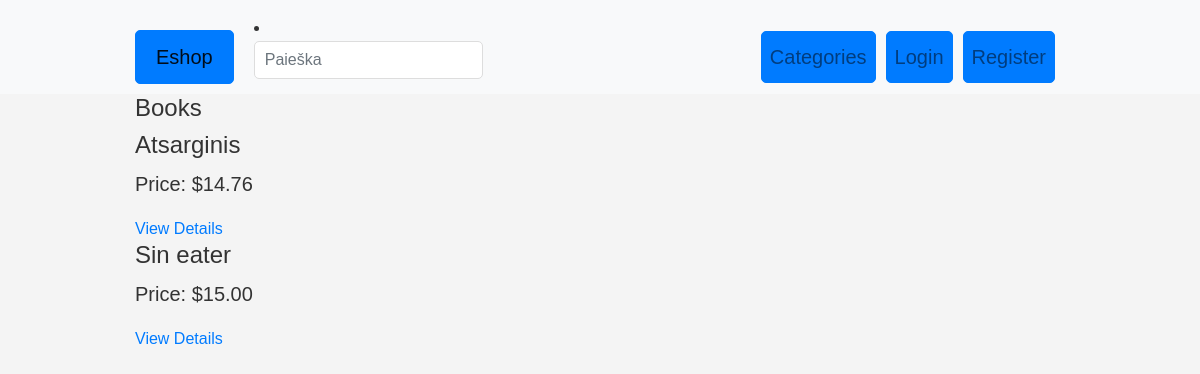
The app's page /category/2/ with its own data.
### eshopas_app/models.py (models this page shows, shortened)
class Category(models.Model):
    name = models.CharField(max_length=100)
    type = models.SlugField(max_length=100, unique=True)
    description = models.TextField(blank=True)

class Product(models.Model):
    product_id = models.IntegerField(default=0)
    name = models.CharField(max_length=100)
    price = models.DecimalField(max_digits=10, decimal_places=2)
    category = models.ForeignKey(Category, on_delete=models.CASCADE, default=1)
    image = models.ImageField(upload_to='product_images/', blank=True, null=True)
    thumbnail = ImageSpecField(source='image', processors=[ResizeToFill(150, 200)], format='JPEG', options={'quality': 90})
    is_featured = models.BooleanField(default=True)
    stock = models.PositiveIntegerField(default=0)
    description = models.TextField(blank=True)
    favorites = models.ManyToManyField(User, related_name='favorites', blank=True)

### eshopas_app/views.py (the view)
# urls.py: path('category/<int:category_id>/', views.category_products, name='category_products'),
def category_products(request, category_id):
    category = get_object_or_404(Category, id=category_id)
    products = Product.objects.filter(category=category)
    return render(request, 'category_detail.html', {'category': category, 'products': products})

### eshopas_app/templates/category_detail.html (shortened to what this page needs)
{% extends 'base.html' %}
{% block content %}
  <h3>{{ category.name }}</h3>
  {% for product in products %}
    <div class="product">
      <h3>{{ product.name }}</h3>
      <p>Price: ${{ product.price }}</p>
  <a href="{% url 'product_detail' product.id %}">View Details</a>
    </div>
  {% endfor %}
{% endblock %}

### static/css/styles.css (style rules this page uses)
body { font-family: Arial, sans-serif; line-height: 1.6; color: #333; background-color: #f4f4f4; margin: 0; padding: 0; }
h3 { font-size: 24px; }
p { font-size: 20px; }

### records on screen
Category: name "Books"
Product: name "Atsarginis", price "14.76"
Product: name "Sin eater", price "15.00"
